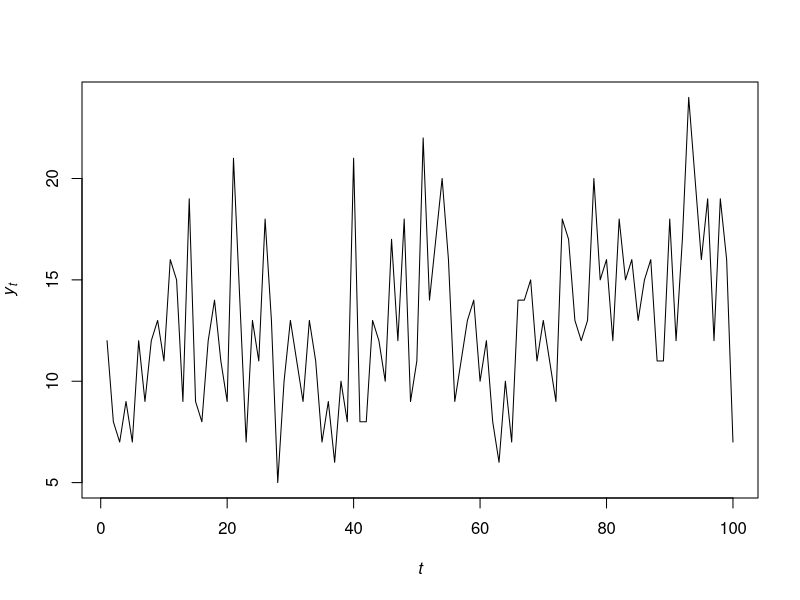
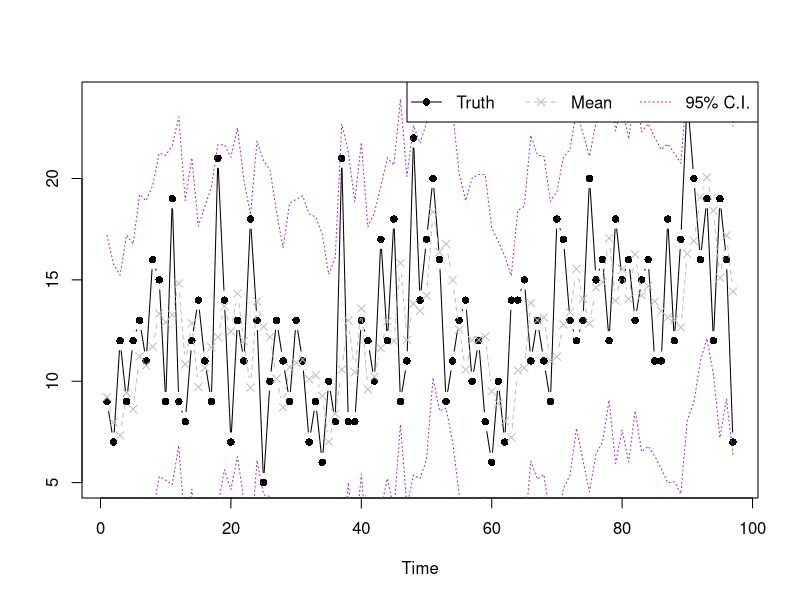

Write R code to recreate these figures, in order.
## ---- chunk 1
#| label: fig-earthquakes-time-series
#| fig-cap: Time series of observed earthquakes.

earthquakes.dat <- read.delim("./data/earthquakes.txt")
earthquakes.dat$Quakes = as.numeric(earthquakes.dat$Quakes)

y.dat=earthquakes.dat$Quakes[1:100] ## this is the training data
y.new=earthquakes.dat$Quakes[101:103] ## this is the test data

plot.ts(
  y.dat,
  ylab = expression(italic(y)[italic(t)]),
  xlab = expression(italic(t)),
  main = ""
)
## ---- chunk 2
library(MCMCpack)
library(mvtnorm)

p = 3  # order of AR process
K = 2  # number of components

Y = matrix(y.dat[(p+1):length(y.dat)], ncol = 1)  # y_{p+1:T}
Fmtx = matrix(
  c(
    y.dat[3:(length(y.dat)-1)],
    y.dat[2:(length(y.dat)-2)],
    y.dat[1:(length(y.dat)-3)]
  ),
  nrow = 3, 
  byrow = TRUE
)  # design matrix F
n = length(Y)  # T - p

## Prior hyperparameters
m0 = matrix(rep(0, p), ncol = 1)
C0 = 10 * diag(p)
C0.inv = (1 / 10) * diag(p)
n0 = 2
d0 = 2
a = rep(1, K)
## ---- chunk 3
sample_omega=function(L.cur){
  n.vec=sapply(1:K, function(k){sum(L.cur==k)})
  rdirichlet(1,a+n.vec)
}

sample_L_one=function(beta.cur,omega.cur,nu.cur,y.cur,Fmtx.cur){
  log_prob_k = function(k) {
    beta.use = beta.cur[((k-1)*p + 1):(k*p)]
    log(omega.cur[k]) +
      dnorm(y.cur, mean = sum(beta.use * Fmtx.cur), sd = sqrt(nu.cur[k]), log = TRUE)
  }
  log_probs.vec = sapply(1:K, log_prob_k)
  log_probs.vec = log_probs.vec - max(log_probs.vec)
  probs.vec = exp(log_probs.vec)
  L.sample = sample(1:K, 1, prob = probs.vec / sum(probs.vec))
  # prob_k=function(k){
  #   beta.use=beta.cur[((k-1)*p+1):(k*p)]
  #   omega.cur[k]*dnorm(y.cur,mean=sum(beta.use*Fmtx.cur),sd=sqrt(nu.cur[k]))
  # }
  # prob.vec=sapply(1:K, prob_k)
  # L.sample=sample(1:K,1,prob=prob.vec/sum(prob.vec))
  return(L.sample)
}

sample_L=function(y,x,beta.cur,omega.cur,nu.cur){
  L.new=sapply(1:n, function(j){sample_L_one(beta.cur,omega.cur,nu.cur,y.cur=y[j,],Fmtx.cur=x[,j])})
  return(L.new)
}

sample_nu=function(k,L.cur){
  idx.select=(L.cur==k)
  n.k=sum(idx.select)
  if(n.k==0){
    d.k.star=d0
    n.k.star=n0
  }else{
    y.tilde.k=Y[idx.select,]
    Fmtx.tilde.k=Fmtx[,idx.select]
    e.k=y.tilde.k-t(Fmtx.tilde.k)%*%m0
    Q.k=t(Fmtx.tilde.k)%*%C0%*%Fmtx.tilde.k+diag(n.k)
    Q.k.inv=chol2inv(chol(Q.k))
    d.k.star=d0+t(e.k)%*%Q.k.inv%*%e.k
    n.k.star=n0+n.k
  }
  
  1/rgamma(1,shape=n.k.star/2,rate=d.k.star/2)
}

sample_beta=function(k,L.cur,nu.cur){
  nu.use=nu.cur[k]
  idx.select=(L.cur==k)
  n.k=sum(idx.select)
  if(n.k==0){
    m.k=m0
    C.k=C0
  }else{
    y.tilde.k=Y[idx.select,]
    Fmtx.tilde.k=Fmtx[,idx.select]
    e.k=y.tilde.k-t(Fmtx.tilde.k)%*%m0
    Q.k=t(Fmtx.tilde.k)%*%C0%*%Fmtx.tilde.k+diag(n.k)
    Q.k.inv=chol2inv(chol(Q.k))
    A.k=C0%*%Fmtx.tilde.k%*%Q.k.inv
    m.k=m0+A.k%*%e.k
    C.k=C0-A.k%*%Q.k%*%t(A.k)
  }
  
  rmvnorm(1,m.k,nu.use*C.k)
}
## ---- chunk 4
## Set initial values
beta.cur = rep(0, p * K)
L.cur = rep(1, n)
omega.cur = rep(1 / K, K)
nu.cur = rep(1, K)

## Define placeholders to track values over time
nsim = 10e3
beta.mtx = matrix(0, nrow = p * K, ncol = nsim)
L.mtx = matrix(0, nrow = n, ncol = nsim)
omega.mtx = matrix(0, nrow = K, ncol = nsim)
nu.mtx = matrix(0, nrow = K, ncol = nsim)
## ---- chunk 5
## Gibbs sampler
set.seed(123)
for (i in 1:nsim) {
  
  ## Sample omega
  omega.cur = sample_omega(L.cur)
  omega.mtx[, i]  = omega.cur
  
  ## Sample L
  L.cur = sample_L(Y, Fmtx, beta.cur, omega.cur, nu.cur)
  L.mtx[, i] = L.cur
  
  ## Sample nu
  nu.cur = sapply(1:K, function(k){sample_nu(k, L.cur)})
  nu.mtx[, i] = nu.cur
  
  ## Sample beta
  beta.cur = as.vector(sapply(1:K, function(k){sample_beta(k, L.cur, nu.cur)}))
  beta.mtx[, i] = beta.cur
  
  ## Show iteration
  if (i %% 1000 == 0) {
    print(paste("Number of iterations:", i))
  }
}
## ---- chunk 6
sample.select.idx = seq(5001, 10000, by = 1)

post.pred.y.mix = function(idx) {
  
  k.vec.use = L.mtx[, idx]
  beta.use = beta.mtx[, idx]
  nu.use = nu.mtx[, idx]
  
  get.mean = function(s) {
    k.use = k.vec.use[s]
    sum(Fmtx[, s] * beta.use[((k.use - 1) * p + 1): (k.use * p)])
  }
  get.sd = function(s) {
    k.use = k.vec.use[s]
    sqrt(nu.use[k.use])
  }
  
  mu.y = sapply(1:n, get.mean)
  sd.y = sapply(1:n, get.sd)
  sapply(1:length(mu.y), function(k){rnorm(1, mu.y[k], sd.y[k])})
}

y.post.pred.sample = sapply(sample.select.idx, post.pred.y.mix)

summary.vec95 = function(vec) {
  c(unname(quantile(vec, 0.025)), mean(vec), unname(quantile(vec, 0.975)))
}

summary.y = apply(y.post.pred.sample, 1, summary.vec95)

plot(Y, type='b', xlab='Time', ylab='', pch=16)
lines(summary.y[2,], type='b', col='grey', lty=2, pch=4)
lines(summary.y[1,], type='l', col='purple', lty=3)
lines(summary.y[3,], type='l', col='purple', lty=3)
legend(
  "topright",
  legend=c('Truth','Mean','95% C.I.'),
  lty=1:3,
  col=c('black','grey','purple'),horiz = T,pch=c(16,4,NA)
)
